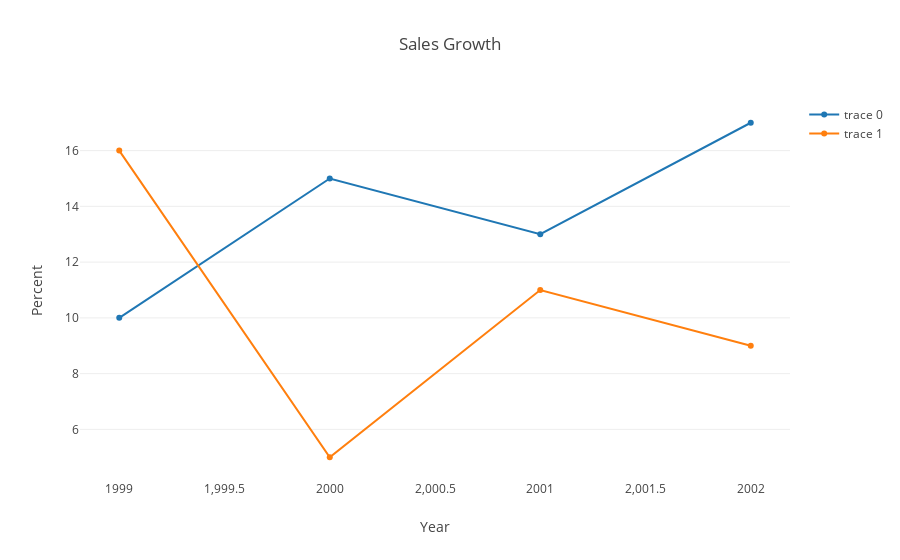

The notebook cell this image was saved under:
### Code cell
from IPython.display import display
 
def Plotly(data=[], layout={}):
    bundle = {}
    bundle['application/vnd.plotly.v1+json'] = { 
        'data': data, 
        'layout': layout, 
    }
    display(bundle, raw=True)
 
data = [ 
    {'x': [1999, 2000, 2001, 2002], 'y': [10, 15, 13, 17], 'type': 'scatter'}, 
    {'x': [1999, 2000, 2001, 2002], 'y': [16, 5, 11, 9], 'type': 'scatter'}
]
 
layout = { 
    'title': 'Sales Growth', 
    'xaxis': {'title': 'Year', 'showgrid': False, 'zeroline': False}, 
    'yaxis': {'title': 'Percent', 'showline': False}
}
 
Plotly(data, layout)

### Figure 1 — Plotly figure (JSON) as saved in the notebook; plotly's stock layout.template omitted (floating-point values rounded to 4 significant figures)
{"data": [{"type": "scatter", "x": [1999, 2000, 2001, 2002], "y": [10, 15, 13, 17]}, {"type": "scatter", "x": [1999, 2000, 2001, 2002], "y": [16, 5, 11, 9]}], "layout": {"title": "Sales Growth", "xaxis": {"showgrid": false, "title": "Year", "zeroline": false}, "yaxis": {"showline": false, "title": "Percent"}}}
